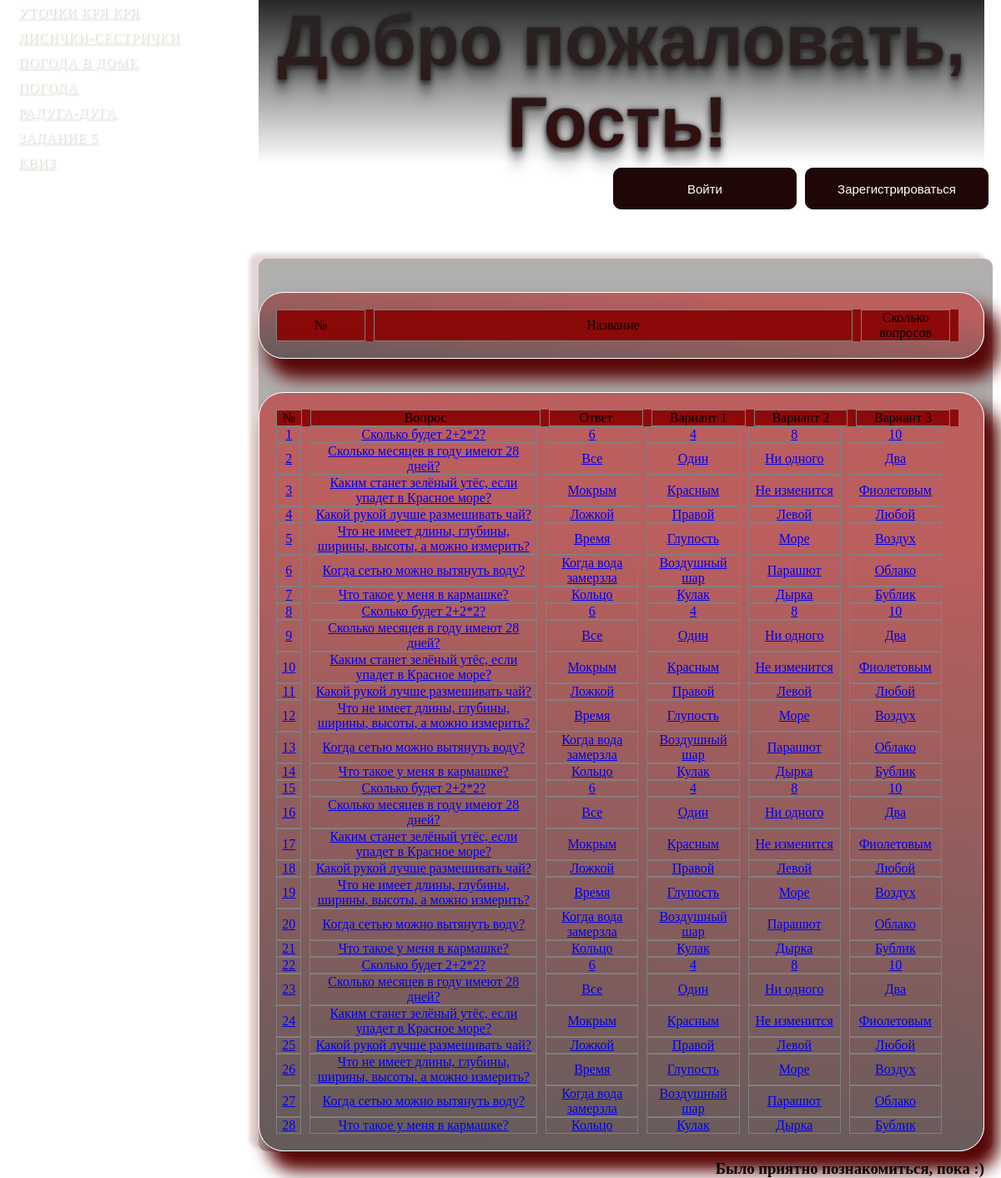
The app's page /quiz/editor/ with its own data.
### lesson_6_8/model.py (models this page shows, shortened)
class Question(db.Model):
    id = db.Column(db.Integer, primary_key=True)
    question = db.Column(db.String(250), nullable=False)
    answer = db.Column(db.String(100), nullable=False)
    wrong1 = db.Column(db.String(100), nullable=False)
    wrong2 = db.Column(db.String(100), nullable=False)
    wrong3 = db.Column(db.String(100), nullable=False)
    quiz = db.relationship(
        'Quiz',
        secondary=quiz_question, backref='question')

### lesson_6_8/main.py (the view, shortened to what this page needs)
@app.route('/quiz/editor/', methods=['POST', 'GET'])
def view_quiz_edit():
    quizes = Quiz.query.all()
    questions = Question.query.all()
    return render_template('quizes_editor.html',
                           html_config=html_config,
                           quizes=quizes,
                           questions=questions,
                           len=len,
                           login=session.get("user_id"))

### lesson_6_8/templates/quizes_editor.html (shortened to what this page needs)
{% extends "base.html" %}
{% block content %}
<link rel="stylesheet" href="{{ url_for('static', filename='quiz.css') }}">
    <div class="quizes quiz_form">
        <div class="quiz-row quiz-hrow">
            <div class="quiz-col">№</div>
            <div class="quiz-col">Название</div>
            <div class="quiz-col">Сколько вопросов</div>
        </div>
    </div>
<div class="questions quiz_form">
    {% include 'form_questions_tab.html' %}
</div>
{% endblock %}

### lesson_6_8/templates/base.html (shortened to what this page needs)
<!DOCTYPE html>
<html lang="en">
<head>
    <link rel="stylesheet" href="{{ url_for('static', filename='base.css') }}">
</head>
<body class="container">
 <nav>
        <ul class="menu">
            {% block menu %}
            {% include 'menu.html' %}
            {% endblock %}
        </ul>
    </nav>
    <header>
        {% if login %}
            <h1 class="text"><span>Добро пожаловать, {{ login }}!</span></h1>
            <div class="log">
                <button class="glow-on-hover" onclick="location.href='/logout'">Выйти</button>
            </div>
        {% else %}
            <h1 class="text"><span>Добро пожаловать, Гость!</span></h1>
        <div class="log">
            <button class="glow-on-hover" type="button" onclick="location.href='/autorize'">Войти</button>
            <button class="glow-on-hover" type="button" onclick="location.href='/register'">Зарегистрироваться</button>
        </div>
        {% endif %}
    </header>
    <main>
            {% block content%}{% endblock content %}
    </main>
    <footer><h3>Было приятно познакомиться, пока :)</h3></footer>
</body>
</html>

### lesson_6_8/templates/menu.html (shortened to what this page needs)
<!DOCTYPE html>
<html lang="en">
<head>
    <link rel="stylesheet" href="{{ url_for('static', filename='menu.css') }}">
</head>
<body>
    <ul class="bmenu">
        <li><a href="/fox/">Уточки Кря кря</a></li>
        <li><a href="/fox/">Лисички-сестрички</a></li>
        <li><a href="/weather-minsk/">Погода в доме</a></li>
        <li><a href="/weather/">Погода</a></li>
        <li><a href="/rainbow/">Радуга-дуга</a></li>
        <li><a href="/tags/">Задание 5</a></li>
        <li>
        <a href="/quiz/">Квиз</a>
        </li>
    </ul>
</body>
</html>

### lesson_6_8/templates/form_questions_tab.html (shortened to what this page needs)
<div class="question-row question-hrow">
    <div class="quiz-col">№</div>
    <div class="quiz-col">Вопрос</div>
    <div class="quiz-col">Ответ</div>
    <div class="quiz-col">Вариант 1</div>
    <div class="quiz-col">Вариант 2</div>
    <div class="quiz-col">Вариант 3</div>
</div>
{% for q in questions %}
<a href="/question_edit/{{q.id}}">
    <div class="question-row">
        <div class="quiz-col">
            {{ loop.index }}
        </div>
        <div class="quiz-col">{{ q.question }}</div>
        <div class="quiz-col">{{ q.answer }}</div>
        <div class="quiz-col">{{ q.wrong1 }}</div>
        <div class="quiz-col">{{ q.wrong2 }}</div>
        <div class="quiz-col">{{ q.wrong3 }}</div>
    </div>
</a>
{% endfor %}

### lesson_6_8/static/css/base.css (style rules this page uses)
* { padding: 0; margin: 0; margin-right: 10px; }
html, body { height: 100%; overflow: auto; margin: 0; }
.container { background-image: url('https://image.fonwall.ru/o/bl/leaves-black-nature-red.jpeg?auto=compress&fit=crop&w=2048&h=1152&domain=img3.fonwall.ru'); background-size: cover; background-position: center; background-repeat: no-repeat; display: grid; min-height: 100vh; min-: 100vh; grid-gap: 10px; grid-template-columns: 300px 1fr; grid-template-rows: 300px 4fr 2fr; grid-template-areas: "nav header header" "nav main main" "nav footer footer"; }
nav { grid-area: nav; }
header { grid-area: header; }
main { justify-content: center; grid-area: main; background-color: #b1aeae; border-radius: 10px; box-shadow: -10px -5px 5px 1px rgb(189 153 153 / 40%); }
footer { text-align: right; grid-area: footer; }
header h1 { font-family: "Arial", sans-serif; font-size: 85px; text-align: center; font-weight: bold; color: #330b0b; margin-top: 0px; }
header .text { position:relative; }
header .text:after { content: ''; position:absolute; display:block; top:0; left:0; height:100%; width:100%; background: linear-gradient(to bottom, rgba(39,39,39,1) 0%,rgba(39,39,39,0) 100%); filter: progid:DXImageTransform.Microsoft.gradient( startColorstr='#272727', endColorstr='#00272727',GradientType=0 ); }
header span { text-shadow: 0 -1px 0 #858585, 0 1px 10px rgba(0,0,0,.6), 0 6px 1px rgba(0,0,0,.1), 0 0 5px rgba(0,0,0,.2), 0 1px 3px rgba(0,0,0,.3), 0 3px 5px rgba(0,0,0,.2), 0 7px 10px rgba(0,0,0,.25), 0 15px 10px rgba(0,0,0,.2), 0 25px 15px rgba(0,0,0,.15); }
header .log { margin: 0; padding: 0; display: flex; flex-direction: row; justify-content: right; align-items: center; }
.glow-on-hover { margin: 5px; width: 220px; height: 50px; border: none; outline: none; color: #fff; background: #111; cursor: pointer; position: relative; z-index: 0; border-radius: 10px; font-family: "Arial", sans-serif; font-size: 15px; }
.glow-on-hover:before { content: ''; background: linear-gradient(45deg, #ff0000, #ff7300, #fffb00, #48ff00, #00ffd5, #002bff, #7a00ff, #ff00c8, #ff0000); position: absolute; top: -2px; left:-2px; background-size: 400%; z-index: -1; filter: blur(5px); width: calc(100% + 4px); height: calc(100% + 4px); animation: glowing 20s linear infinite; opacity: 0; transition: opacity .3s ease-in-out; border-radius: 10px; }
.glow-on-hover:after { z-index: -1; content: ''; position: absolute; width: 100%; height: 100%; background: #200707; left: 0; top: 0; border-radius: 10px; }

### lesson_6_8/static/css/menu.css (style rules this page uses)
.bmenu { padding: 0px; margin: 0 0 0 0; position: relative; }
.bmenu li { display: block; }
.bmenu li a { white-space: nowrap; display: block; box-sizing: border-box; text-transform: uppercase; text-shadow: 1px 1px 2px rgba(71,80,23,0.3); color: #fff; padding: 5px 20px; margin: 2px; background: rgba(255,255,255,0.2); letter-spacing: 1px; -webkit-transition: all 0.4s ease-in-out; -moz-transition: all 0.4s ease-in-out; -o-transition: all 0.4s ease-in-out; -ms-transition: all 0.4s ease-in-out; transition: all 0.4s ease-in-out; }
.bmenu li:first-child a { -webkit-border-radius: 15px 15px 0px 0px; -moz-border-radius: 15px 15px 0px 0px; border-radius: 15px 15px 0px 0px; }
.bmenu li:last-child a { -webkit-border-radius: 0px 0px 15px 15px; -moz-border-radius: 0px 0px 15px 15px; border-radius: 0px 0px 15px 15px; }

### lesson_6_8/static/css/quiz.css (style rules this page uses)
.quiz_form { display: block; border-radius: 30px; border: 1px solid #ffffff; box-shadow: 14px 20px 20px 4px #580505; text-align: center; min-width: 500px; max-width: 100%; background: linear-gradient(184deg, #c7000075 20%, #0f01017a); padding: 20px; }
.quizes, .questions { margin-top: 40px; display: grid; grid-template-rows: 1fr; }
.quiz-row { display: grid; grid-template-columns: 1fr 5fr 1fr; transition: all 200ms; }
.question-row { display: grid; grid-template-columns: 5% 35% repeat(4, 15%); transition: all 200ms; }
.quiz-col { display: grid; border:1px solid gray; align-items: center; overflow: hidden; }
.question-hrow, .quiz-hrow { background-color: #8a0303eb; }
.questions a { font-size: 16px; }

### records on screen
Question: question "Сколько будет 2+2*2?", answer "6", wrong1 "4", wrong2 "8", wrong3 "10"
Question: question "Сколько месяцев в году имеют 28 дней?", answer "Все", wrong1 "Один", wrong2 "Ни одного", wrong3 "Два"
Question: question "Каким станет зелёный утёс, если упадет в Красное море?", answer "Мокрым", wrong1 "Красным", wrong2 "Не изменится", wrong3 "Фиолетовым"
Question: question "Какой рукой лучше размешивать чай?", answer "Ложкой", wrong1 "Правой", wrong2 "Левой", wrong3 "Любой"
Question: question "Что не имеет длины, глубины, ширины, высоты, а можно измерить?", answer "Время", wrong1 "Глупость", wrong2 "Море", wrong3 "Воздух"
Question: question "Когда сетью можно вытянуть воду?", answer "Когда вода замерзла", wrong1 "Воздушный шар", wrong2 "Парашют", wrong3 "Облако"
Question: question "Что такое у меня в кармашке?", answer "Кольцо", wrong1 "Кулак", wrong2 "Дырка", wrong3 "Бублик"
Question: question "Сколько будет 2+2*2?", answer "6", wrong1 "4", wrong2 "8", wrong3 "10"
Question: question "Сколько месяцев в году имеют 28 дней?", answer "Все", wrong1 "Один", wrong2 "Ни одного", wrong3 "Два"
Question: question "Каким станет зелёный утёс, если упадет в Красное море?", answer "Мокрым", wrong1 "Красным", wrong2 "Не изменится", wrong3 "Фиолетовым"
Question: question "Какой рукой лучше размешивать чай?", answer "Ложкой", wrong1 "Правой", wrong2 "Левой", wrong3 "Любой"
Question: question "Что не имеет длины, глубины, ширины, высоты, а можно измерить?", answer "Время", wrong1 "Глупость", wrong2 "Море", wrong3 "Воздух"
Question: question "Когда сетью можно вытянуть воду?", answer "Когда вода замерзла", wrong1 "Воздушный шар", wrong2 "Парашют", wrong3 "Облако"
Question: question "Что такое у меня в кармашке?", answer "Кольцо", wrong1 "Кулак", wrong2 "Дырка", wrong3 "Бублик"
Question: question "Сколько будет 2+2*2?", answer "6", wrong1 "4", wrong2 "8", wrong3 "10"
Question: question "Сколько месяцев в году имеют 28 дней?", answer "Все", wrong1 "Один", wrong2 "Ни одного", wrong3 "Два"
Question: question "Каким станет зелёный утёс, если упадет в Красное море?", answer "Мокрым", wrong1 "Красным", wrong2 "Не изменится", wrong3 "Фиолетовым"
Question: question "Какой рукой лучше размешивать чай?", answer "Ложкой", wrong1 "Правой", wrong2 "Левой", wrong3 "Любой"
Question: question "Что не имеет длины, глубины, ширины, высоты, а можно измерить?", answer "Время", wrong1 "Глупость", wrong2 "Море", wrong3 "Воздух"
Question: question "Когда сетью можно вытянуть воду?", answer "Когда вода замерзла", wrong1 "Воздушный шар", wrong2 "Парашют", wrong3 "Облако"
Question: question "Что такое у меня в кармашке?", answer "Кольцо", wrong1 "Кулак", wrong2 "Дырка", wrong3 "Бублик"
Question: question "Сколько будет 2+2*2?", answer "6", wrong1 "4", wrong2 "8", wrong3 "10"
Question: question "Сколько месяцев в году имеют 28 дней?", answer "Все", wrong1 "Один", wrong2 "Ни одного", wrong3 "Два"
Question: question "Каким станет зелёный утёс, если упадет в Красное море?", answer "Мокрым", wrong1 "Красным", wrong2 "Не изменится", wrong3 "Фиолетовым"
Question: question "Какой рукой лучше размешивать чай?", answer "Ложкой", wrong1 "Правой", wrong2 "Левой", wrong3 "Любой"
Question: question "Что не имеет длины, глубины, ширины, высоты, а можно измерить?", answer "Время", wrong1 "Глупость", wrong2 "Море", wrong3 "Воздух"
Question: question "Когда сетью можно вытянуть воду?", answer "Когда вода замерзла", wrong1 "Воздушный шар", wrong2 "Парашют", wrong3 "Облако"
Question: question "Что такое у меня в кармашке?", answer "Кольцо", wrong1 "Кулак", wrong2 "Дырка", wrong3 "Бублик"
